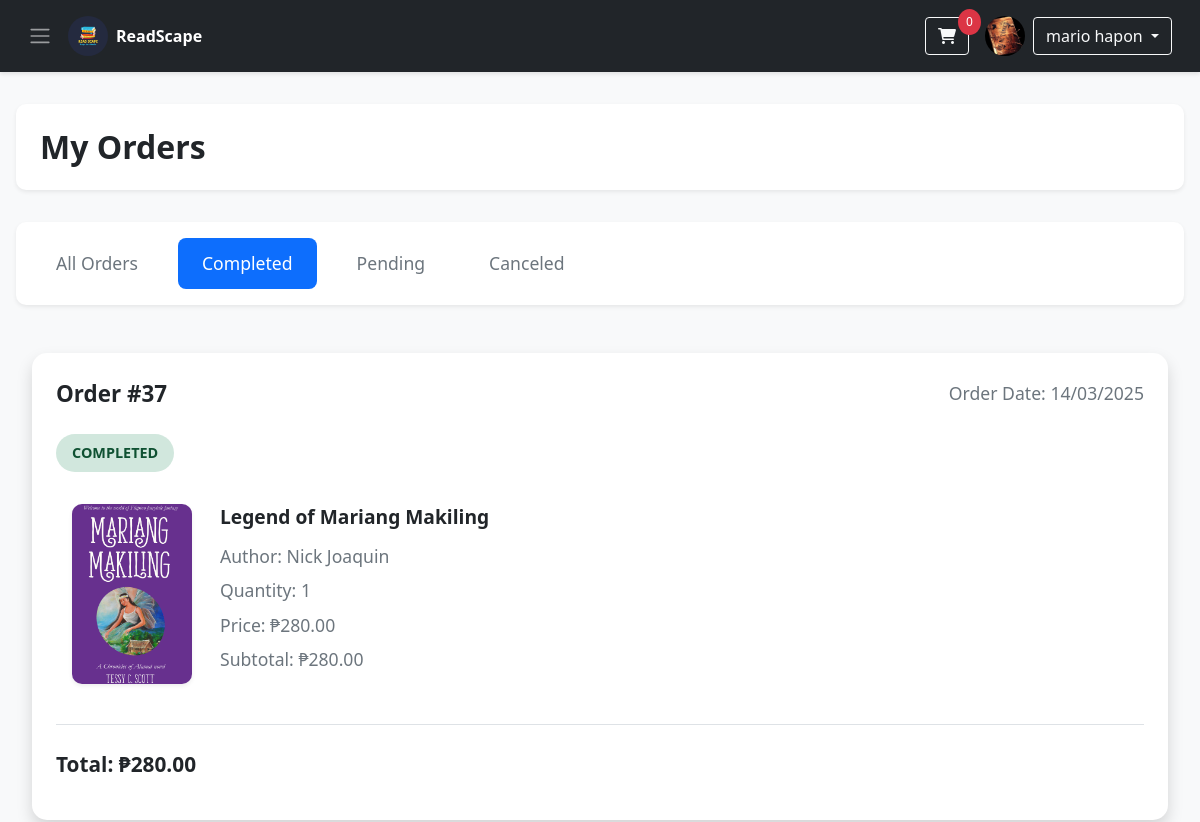
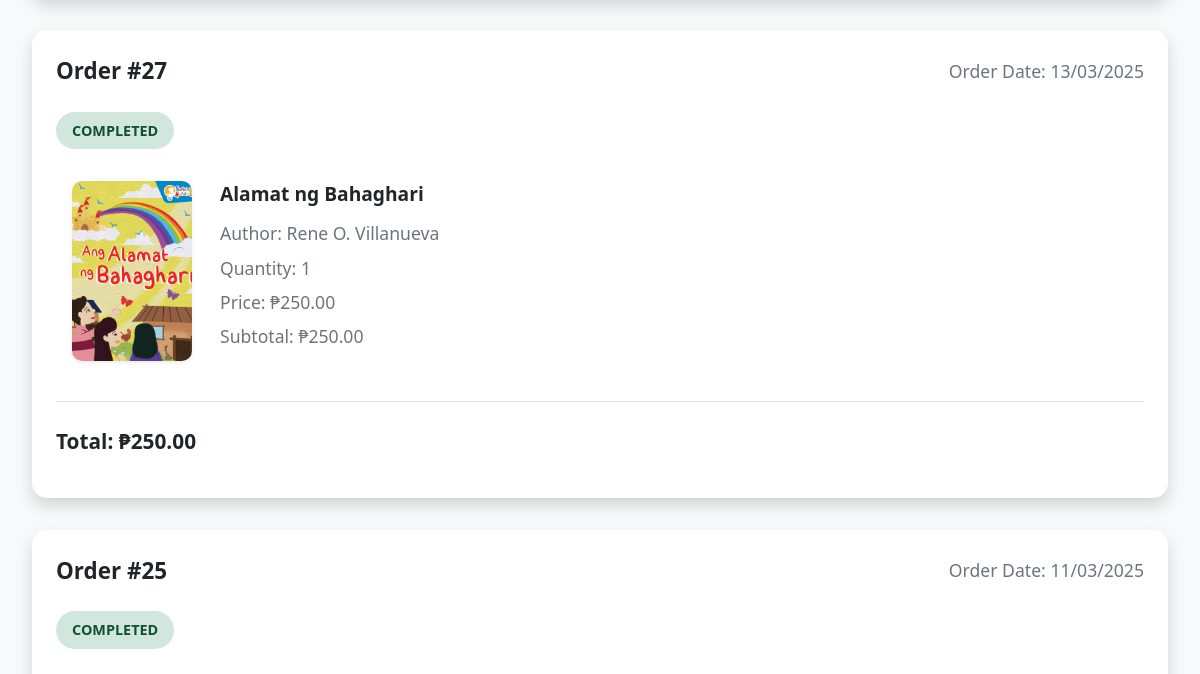
The app's page /order.php?status=completed (signed in, upper part), older data (2 pictures, top to bottom).
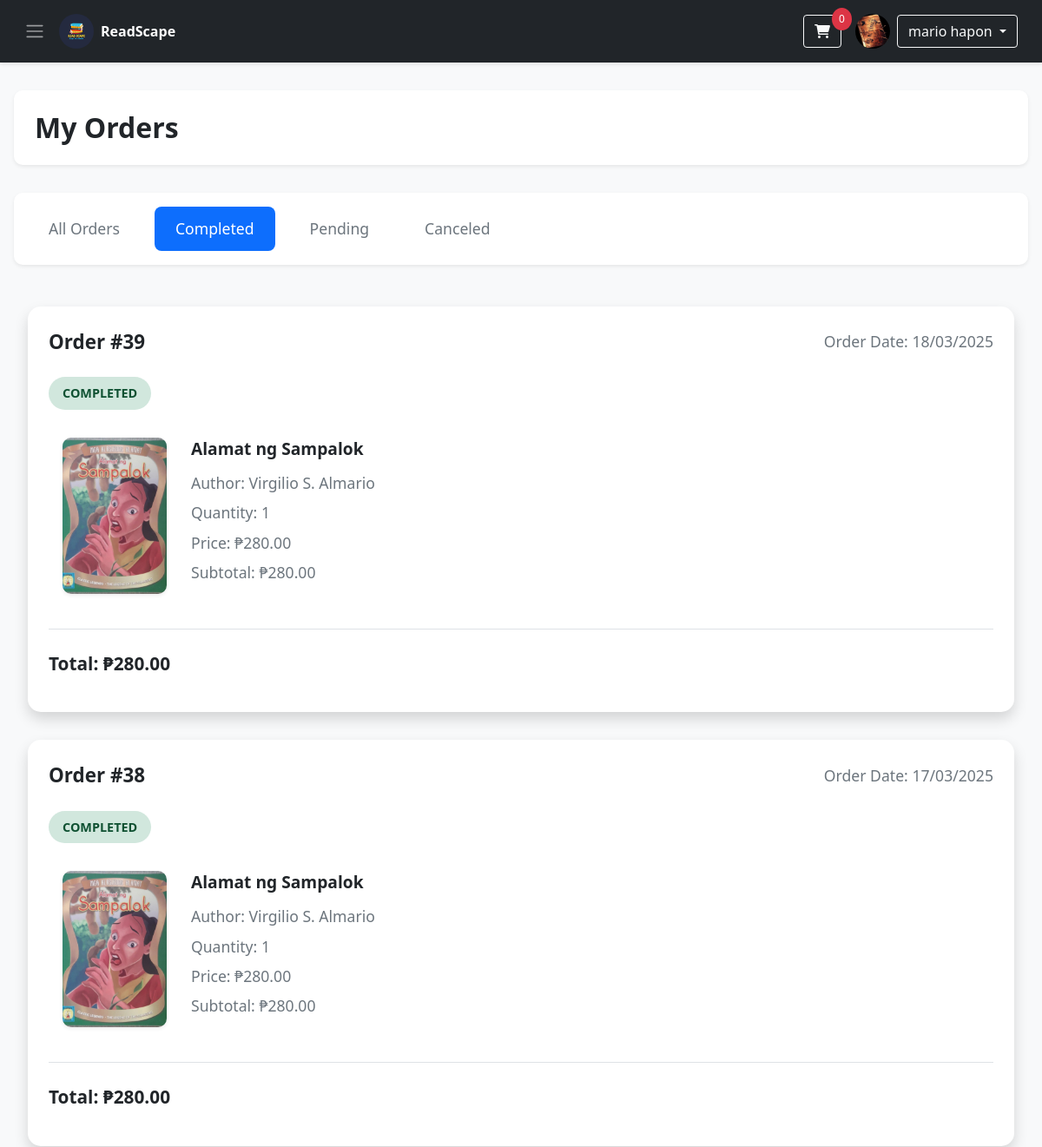
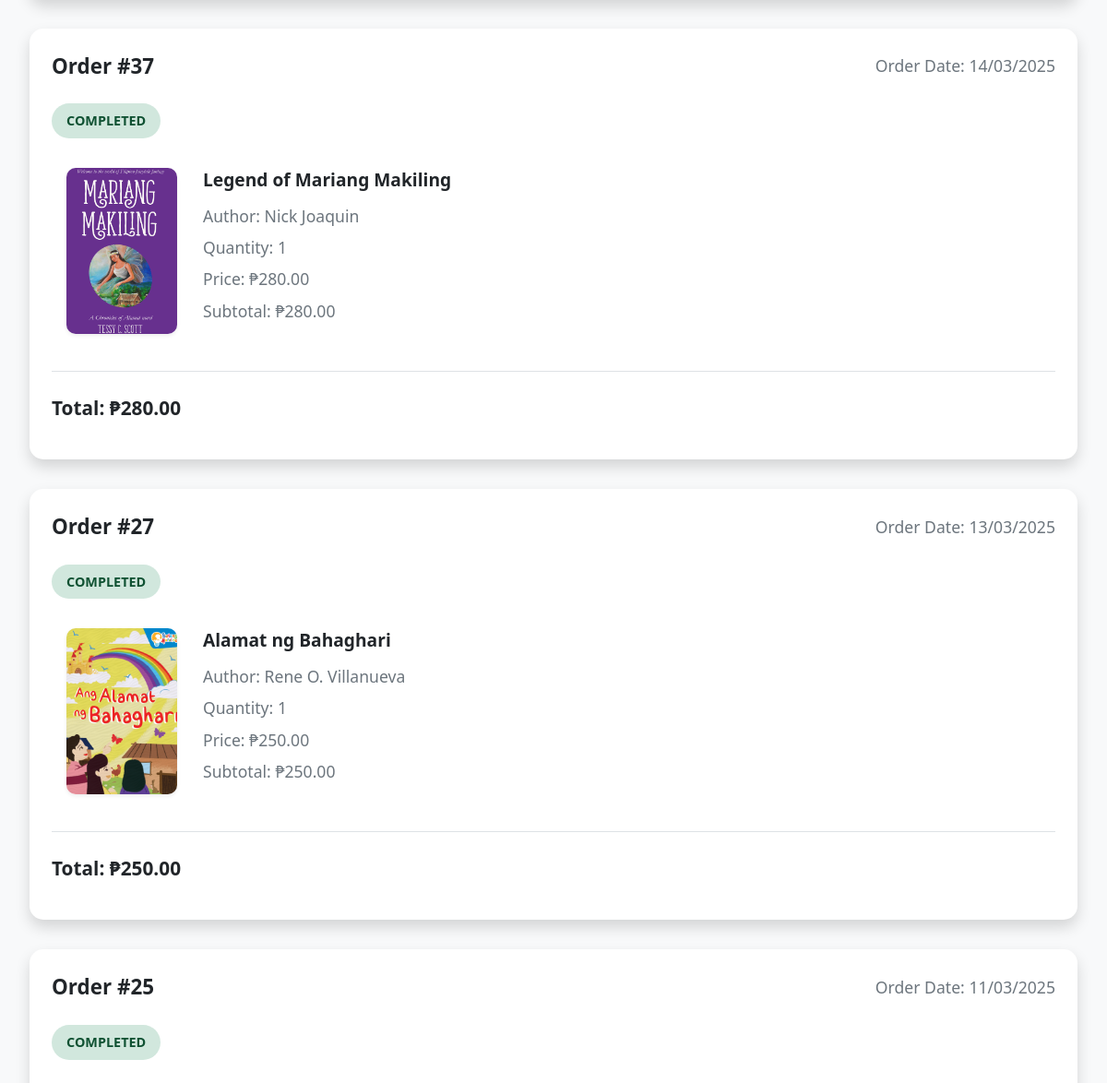
The same page, newer data (2 pictures, top to bottom).
### tables this page shows
CREATE TABLE `users` (
  `id` int(11) NOT NULL,
  `fname` varchar(50) NOT NULL,
  `lname` varchar(50) NOT NULL,
  `email` varchar(100) NOT NULL,
  `pass` varchar(255) NOT NULL,
  `phone` varchar(15) NOT NULL,
  `address` text NOT NULL,
  `created_at` timestamp NOT NULL DEFAULT current_timestamp(),
  `profile_image` varchar(255) DEFAULT NULL,
  `role` varchar(10) DEFAULT 'user'
);

CREATE TABLE `orders` (
  `id` int(11) NOT NULL,
  `user_id` int(11) NOT NULL,
  `total` decimal(10,2) NOT NULL,
  `shipping_address` text NOT NULL,
  `payment_method` varchar(50) NOT NULL,
  `order_date` timestamp NOT NULL DEFAULT current_timestamp(),
  `status` varchar(50) NOT NULL DEFAULT 'pending',
  `email` varchar(255) DEFAULT NULL,
  `first_name` varchar(100) DEFAULT NULL,
  `last_name` varchar(100) DEFAULT NULL,
  `mobile` varchar(20) DEFAULT NULL,
  `address` text DEFAULT NULL,
  `city` varchar(100) DEFAULT NULL,
  `state` varchar(100) DEFAULT NULL,
  `zipcode` varchar(20) DEFAULT NULL,
  `payment_receipt` varchar(255) DEFAULT NULL
);

### order.php (the view, shortened to what this page needs)
<?php
@include 'db_connect.php';
$user_id = $_SESSION['id'];
$sql = "SELECT fname, lname, profile_image FROM users WHERE id = ?";
$stmt = mysqli_prepare($conn, $sql);
mysqli_stmt_bind_param($stmt, "i", $user_id);
mysqli_stmt_execute($stmt);
$result = mysqli_stmt_get_result($stmt);
$user = mysqli_fetch_assoc($result);
$fname = htmlspecialchars($user['fname']);
$lname = htmlspecialchars($user['lname']);
$profile_image = htmlspecialchars($user['profile_image']) ?: "uploads/default.jpg";
$status_filter = isset($_GET['status']) ? $_GET['status'] : 'all';
$sql = "SELECT orders.id AS order_id, orders.order_date, orders.status,
        GROUP_CONCAT(books.title SEPARATOR '|||') AS titles,
        GROUP_CONCAT(books.book_image SEPARATOR '|||') AS book_images,
        GROUP_CONCAT(books.author SEPARATOR '|||') AS authors,
        GROUP_CONCAT(order_items.quantity SEPARATOR '|||') AS quantities,
        GROUP_CONCAT(order_items.price SEPARATOR '|||') AS prices
        FROM orders
        JOIN order_items ON orders.id = order_items.order_id
        JOIN books ON order_items.book_id = books.isbn
        WHERE orders.user_id = ? AND (orders.status = ? OR ? = 'all')
        GROUP BY orders.id
        ORDER BY orders.order_date DESC";
$stmt = mysqli_prepare($conn, $sql);
mysqli_stmt_bind_param($stmt, "iss", $user_id, $status_filter, $status_filter);
mysqli_stmt_execute($stmt);
$result = mysqli_stmt_get_result($stmt);
$orders = [];
while ($row = mysqli_fetch_assoc($result)) {
    $orders[] = [
        'order_id' => $row['order_id'],
        'order_date' => $row['order_date'],
        'status' => $row['status'],
        'titles' => explode('|||', $row['titles']),
        'book_images' => explode('|||', $row['book_images']),
        'authors' => explode('|||', $row['authors']),
        'quantities' => explode('|||', $row['quantities']),
        'prices' => explode('|||', $row['prices']),
    ];
}
?>
<!DOCTYPE html>
<html lang="en">
<head>
    <link href="https://cdn.jsdelivr.net/npm/bootstrap@5.1.3/dist/css/bootstrap.min.css" rel="stylesheet">
    <link rel="stylesheet" href="https://cdnjs.cloudflare.com/ajax/libs/font-awesome/6.0.0-beta3/css/all.min.css">
</head>
<body>
    <nav class="navbar navbar-dark">
        <div class="container-fluid">
            <div class="d-flex align-items-center">
                <span class="navbar-toggler-icon" onclick="openNav()" style="cursor: pointer; margin-right: 1rem;"></span>
                <img src="./images/Readscape.png" alt="ReadScape" class="rounded-circle" width="40" height="40">
                <span class="ms-2 text-white fw-bold">ReadScape</span>
            </div>
            <div class="d-flex align-items-center">
                <div class="position-relative me-3">
                    <a href="cart.php" class="btn btn-outline-light">
                        <i class="fas fa-shopping-cart"></i>
                        <span class="cart-badge" id="cart-counter">0</span>
                    </a>
                </div>
                <div class="d-flex align-items-center">
                    <img src="<?php echo $profile_image; ?>" alt="Profile" class="rounded-circle me-2" width="40" height="40">
                    <div class="dropdown">
                        <button class="btn btn-outline-light dropdown-toggle" type="button" id="profileDropdown" data-bs-toggle="dropdown">
                            <?php echo $fname . " " . $lname; ?>
                        </button>
                    </div>
                </div>
            </div>
        </div>
    </nav>
    <div class="order-container">
        <div class="page-header">
            <h2>My Orders</h2>
        </div>
        <div class="tab-nav">
            <a href="order.php?status=all" class="<?php echo $status_filter === 'all' ? 'active' : ''; ?>">All Orders</a>
            <a href="order.php?status=completed" class="<?php echo $status_filter === 'completed' ? 'active' : ''; ?>">Completed</a>
            <a href="order.php?status=pending" class="<?php echo $status_filter === 'pending' ? 'active' : ''; ?>">Pending</a>
            <a href="order.php?status=canceled" class="<?php echo $status_filter === 'canceled' ? 'active' : ''; ?>">Canceled</a>
        </div>
        <div class="order-list">
            <?php if (empty($orders)): ?>
                <p>No orders found.</p>
            <?php else: ?>
                <?php foreach ($orders as $order): ?>
                    <div class="order-card">
                        <div class="order-header">
                            <span class="order-id">Order #<?php echo htmlspecialchars($order['order_id']); ?></span>
                            <span class="order-date">Order Date: <?php echo htmlspecialchars(date('d/m/Y', strtotime($order['order_date']))); ?></span>
                        </div>
                        <p class="status <?php echo strtolower($order['status']); ?>"><?php echo ucfirst($order['status']); ?></p>
                        <div class="order-items">
                            <table>
                                <?php
                                $total_price = 0;
                                for ($i = 0; $i < count($order['titles']); $i++):
                                    $image_path = !empty($order['book_images'][$i]) ? 'images/' . htmlspecialchars($order['book_images'][$i]) : 'images/default_book.png';
                                    $subtotal = $order['prices'][$i] * $order['quantities'][$i];
                                    $total_price += $subtotal;
                                ?>
                                    <tr>
                                        <td class="image">
                                            <img src="<?php echo $image_path; ?>" alt="Book Image">
                                        </td>
                                        <td class="details">
                                            <p class="book-title"><?php echo htmlspecialchars($order['titles'][$i]); ?></p>
                                            <p class="book-info">Author: <?php echo htmlspecialchars($order['authors'][$i]); ?></p>
                                            <p class="book-info">Quantity: <?php echo htmlspecialchars($order['quantities'][$i]); ?></p>
                                            <p class="book-info">Price: ₱<?php echo number_format($order['prices'][$i], 2); ?></p>
                                            <p class="book-info">Subtotal: ₱<?php echo number_format($subtotal, 2); ?></p>
                                        </td>
                                    </tr>
                                <?php endfor; ?>
                            </table>
                        </div>
                        <div class="order-footer">
                            <p class="order-total">Total: ₱<?php echo number_format($total_price, 2); ?></p>
                        </div>
                    </div>
                <?php endforeach; ?>
            <?php endif; ?>
        </div>
    </div>
</body>
</html>

### order.php (style rules this page uses)
body { font-family: 'Segoe UI', Tahoma, Geneva, Verdana, sans-serif; background-color: #f8f9fa; }
.navbar { background-color: #212529; padding: 1rem; box-shadow: 0 2px 4px rgba(0, 0, 0, .1); }
.cart-badge { position: absolute; top: -8px; right: -12px; background-color: #dc3545; color: white; border-radius: 50%; padding: 0.25rem 0.5rem; font-size: 0.75rem; }
.order-container { max-width: 1200px; margin: 2rem auto; padding: 0 1rem; }
.page-header { margin-bottom: 2rem; padding: 1.5rem; background: white; border-radius: 10px; box-shadow: 0 0.125rem 0.25rem rgba(0, 0, 0, .075); }
.page-header h2 { font-size: 2rem; font-weight: 600; color: #212529; margin: 0; }
.tab-nav { display: flex; gap: 1rem; margin-bottom: 2rem; padding: 1rem; background: white; border-radius: 10px; box-shadow: 0 0.125rem 0.25rem rgba(0, 0, 0, .075); }
.tab-nav a { padding: 0.75rem 1.5rem; text-decoration: none; color: #6c757d; border-radius: 8px; transition: all 0.3s ease; font-weight: 500; font-size: 1.1rem; }
.tab-nav a.active { background: #0d6efd; color: white; }
.order-list { display: grid; grid-template-columns: repeat(2, 1fr); gap: 2rem; padding: 1rem; max-width: 1600px; margin: 0 auto; }
.order-card { background: white; border-radius: 15px; box-shadow: 0 0.5rem 1rem rgba(0, 0, 0, .15); padding: 1.5rem; margin-bottom: 0; transition: transform 0.3s ease; height: 100%; display: flex; flex-direction: column; }
.order-header { display: flex; justify-content: space-between; align-items: center; margin-bottom: 1.5rem; }
.order-id { font-size: 1.4rem; font-weight: 600; color: #212529; }
.order-date { color: #6c757d; font-size: 1.1rem; }
.status { display: inline-block; padding: 0.5rem 1rem; border-radius: 25px; font-size: 0.9rem; font-weight: 600; text-transform: uppercase; width: fit-content; }
.status.completed { background-color: #d1e7dd; color: #0f5132; }
.order-items table { width: 100%; border-collapse: separate; border-spacing: 0; table-layout: fixed; }
.order-items td { padding: 1rem; vertical-align: top; }
.order-items td.image { width: 140px; padding-right: 0; }
.order-items td.details { width: calc(100% - 140px); padding-left: 1.5rem; }
.order-items td.image img { width: 120px; height: 180px; object-fit: cover; border-radius: 10px; box-shadow: 0 0.125rem 0.25rem rgba(0, 0, 0, .075); }
.book-title { font-size: 1.2rem; font-weight: 600; color: #212529; margin-bottom: 0.75rem; line-height: 1.4; }
.book-info { font-size: 1.1rem; color: #6c757d; margin-bottom: 0.5rem; line-height: 1.5; }
.order-footer { display: flex; justify-content: space-between; align-items: center; margin-top: 1.5rem; padding-top: 1.5rem; border-top: 1px solid #dee2e6; }
.order-total { font-size: 1.3rem; font-weight: 600; color: #212529; }
@media (max-width: 1200px) { .order-list { grid-template-columns: 1fr; } }

Row changes from the older to the newer data that the page shows:
added orders: id "39", order_date "18/03/2025", status "COMPLETED", titles "Alamat ng Sampalok", authors "Virgilio S. Almario", quantities "1", prices "280.00", subtotal "280.00", total_price "280.00"
added orders: id "38", order_date "17/03/2025", status "COMPLETED", titles "Alamat ng Sampalok", authors "Virgilio S. Almario", quantities "1", prices "280.00", subtotal "280.00", total_price "280.00"
